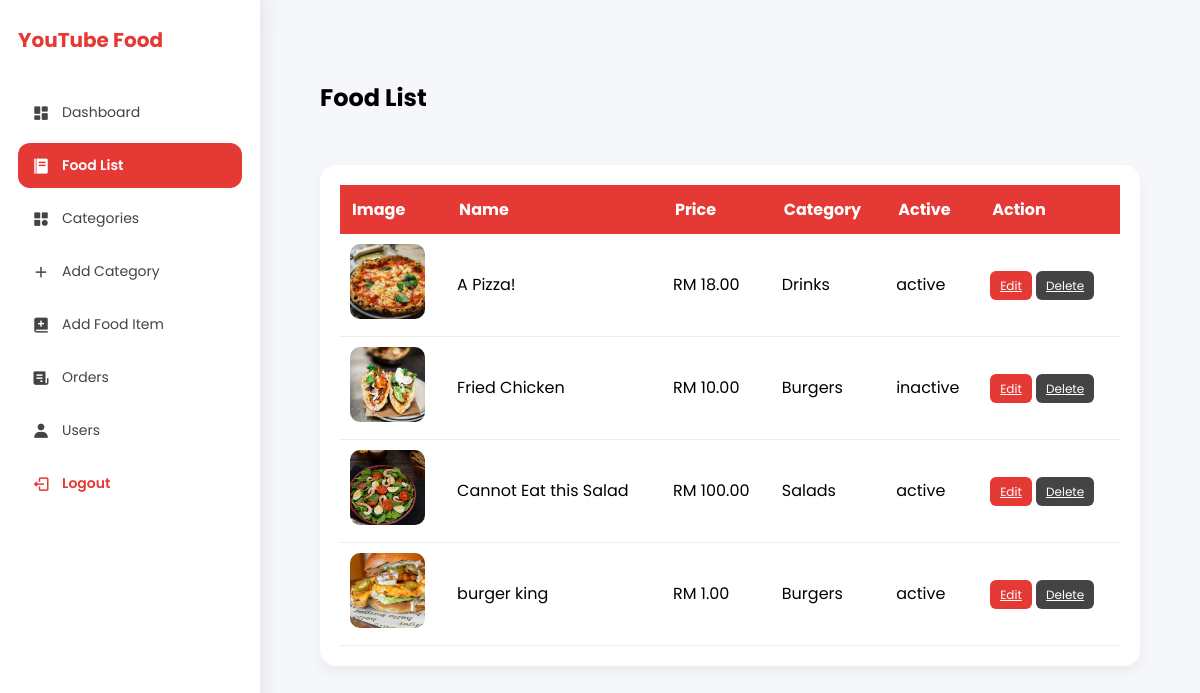
/me/menu-list.php (signed in), run on the app's committed database.
### tables this page shows
CREATE TABLE `foods` (
  `foodId` int(10) UNSIGNED NOT NULL,
  `name` varchar(150) NOT NULL,
  `description` text NOT NULL,
  `price` decimal(10,0) NOT NULL,
  `image` varchar(255) NOT NULL,
  `categoryId` int(10) UNSIGNED NOT NULL,
  `active` enum('active','inactive') NOT NULL
);

CREATE TABLE `food_categories` (
  `categoryId` int(10) UNSIGNED NOT NULL,
  `title` varchar(100) NOT NULL,
  `active` enum('visible','invisible') NOT NULL
);

### me/menu-list.php (the view, shortened to what this page needs)
<?php
require_once '../foodDB.php';
$foodsResult = $conn->query("
  SELECT f.*, c.title AS categoryTitle
  FROM foods f
  LEFT JOIN food_categories c ON f.categoryId = c.categoryId
  ORDER BY f.foodId DESC
");
?>
<!DOCTYPE html>
<html>
<head>
</head>
<body>
    <?php require_once '../includes/authorized/sidebar.php'; ?>
    <div class="header">
        <h2>Food List</h2>
    </div>
    <div class="table-wrapper">
        <table>
            <tr>
                <th>Image</th>
                <th>Name</th>
                <th>Price</th>
                <th>Category</th>
                <th>Active</th>
                <th>Action</th>
            </tr>
            <?php while ($food = $foodsResult->fetch_assoc()): ?>
                <tr>
                    <td>
                        <?php
                        $imgPath = !empty($food['image']) ? "../uploads/menu/" . $food['image'] : "https://images.unsplash.com/photo-1574071318508-1cdbab80d002?crop=entropy&cs=tinysrgb&fit=max&fm=jpg&ixid=M3w3Nzg4Nzd8MHwxfHNlYXJjaHwxfHxtYXJnaGVyaXRhJTIwcGl6emF8ZW58MXx8fHwxNzcwMTEzNjk2fDA&ixlib=rb-4.1.0&q=80&w=1080";
                        ?>
                        <img style="width: 75px; height: 75px; object-fit: cover; border-radius: 10px;" src="<?= $imgPath ?>" alt="<?= htmlspecialchars($food['name']) ?>">
                    </td>
                    <td><?= htmlspecialchars($food['name']) ?></td>
                    <td>RM <?= number_format((float) $food['price'], 2) ?></td>
                    <td><?= htmlspecialchars($food['categoryTitle'] ?? '-') ?></td>
                    <td><?= htmlspecialchars($food['active']) ?></td>
                    <td>
                        <a class="action-btn" href="update-food-item.php?id=<?= (int) $food['foodId'] ?>">Edit</a>
                        <a class="action-btn" style="background:#444;" onclick="return confirm('Delete this item?')"
                            href="delete-food.php?id=<?= (int) $food['foodId'] ?>">Delete</a>
                    </td>
                </tr>
            <?php endwhile; ?>
        </table>
    </div>
</body>

### includes/authorized/sidebar.php (shortened to what this page needs)
<?php
$current = basename($_SERVER['PHP_SELF']);
?>
<link href='https://unpkg.com/boxicons@2.1.2/css/boxicons.min.css' rel='stylesheet'>
<div class="layout">
  <div class="sidebar" id="sidebar">
    <div class="logo">YouTube Food</div>
    <ul class="menu">
      <li>
        <a href="dashboard.php" class="<?= $current == 'dashboard.php' ? 'active' : '' ?>">
          <i class='bx bxs-dashboard'></i> Dashboard
        </a>
      </li>
      <li>
        <a href="menu-list.php" class="<?= $current == 'menu-list.php' ? 'active' : '' ?>">
          <i class='bx bxs-food-menu'></i> Food List
        </a>
      </li>
      <li>
        <a href="dashboard-category.php" class="<?= $current == 'dashboard-category.php' ? 'active' : '' ?>">
          <i class='bx bxs-category'></i> Categories
        </a>
      </li>
      <li>
        <a href="add-category.php" class="<?= $current == 'add-category.php' ? 'active' : '' ?>">
          <i class='bx bx-plus'></i> Add Category
        </a>
      </li>
      <li>
        <a href="add-food-item.php" class="<?= $current == 'add-food-item.php' ? 'active' : '' ?>">
          <i class='bx bxs-book-add'></i> Add Food Item
        </a>
      </li>
      <li>
        <a href="dashboard-orders.php" class="<?= $current == 'dashboard-orders.php' ? 'active' : '' ?>">
          <i class='bx bxs-receipt'></i> Orders
        </a>
      </li>
      <li>
        <a href="dashboard-users.php" class="<?= $current == 'dashboard-users.php' ? 'active' : '' ?>">
          <i class='bx bxs-user'></i> Users
        </a>
      </li>
      <li>
        <a href="/web/me/sign-out.php" style="color:#e53935;font-weight:600;">
          <i class='bx bx-log-out'></i> Logout
        </a>
      </li>
    </ul>
  </div>
  <div class="content-area">

### me/menu-list.php (style rules this page uses)
* { box-sizing: border-box; font-family: Poppins, sans-serif; }
body { background: #f5f6fa; margin: 0; padding: 30px; }
.header { display: flex; justify-content: space-between; align-items: center; margin-bottom: 30px; }
.table-wrapper { background: white; padding: 20px; border-radius: 16px; box-shadow: 0 6px 14px rgba(0, 0, 0, .05); overflow-x: auto; }
table { width: 100%; border-collapse: collapse; }
th { background: #e53935; color: white; padding: 12px; text-align: left; }
td { padding: 10px; border-bottom: 1px solid #eee; }
.action-btn { background: #e53935; color: white; padding: 6px 10px; border: none; border-radius: 6px; cursor: pointer; font-size: 12px; }

### includes/authorized/sidebar.php (style rules this page uses)
.layout { display: flex; min-height: 100vh; background: #f6f7fb; font-family: Poppins, sans-serif; }
.sidebar { width: 260px; background: #ffffff; padding: 25px 18px; position: fixed; height: 100%; left: 0; top: 0; box-shadow: 4px 0 18px rgba(0, 0, 0, .08); transition: .3s ease; z-index: 1000; }
.logo { font-size: 20px; font-weight: bold; text-align: left; margin-bottom: 35px; color: #e53935; }
.menu { list-style: none; padding: 0; }
.menu li { margin-bottom: 8px; }
.menu a { display: flex; align-items: center; gap: 12px; padding: 12px 14px; border-radius: 12px; text-decoration: none; color: #444; font-size: 14px; transition: .2s; }
.menu a.active { background: #e53935; color: white; font-weight: 600; }
.menu i { font-size: 18px; }
.content-area { margin-left: 260px; padding: 30px; width: 100%; transition: .3s; }

### data on the page
foods: image (picture), name "A Pizza!", price "18.00", categoryId.title "Drinks", active "active"
foods: image (picture), name "Fried Chicken", price "10.00", categoryId.title "Burgers", active "inactive"
foods: image (picture), name "Cannot Eat this Salad", price "100.00", categoryId.title "Salads", active "active"
foods: image (picture), name "burger king", price "1.00", categoryId.title "Burgers", active "active"
